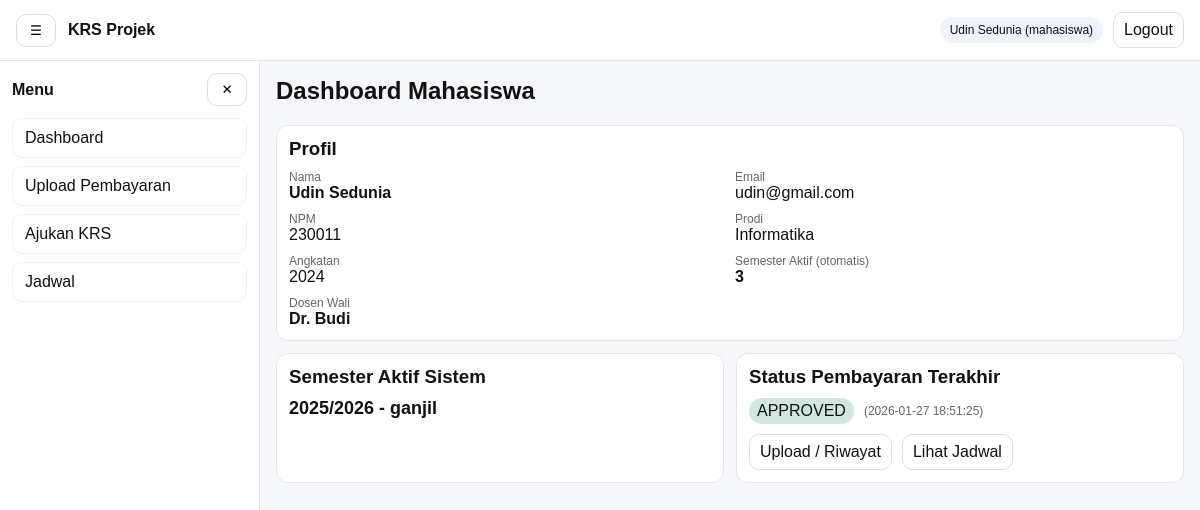
/mahasiswa/index.php (signed in), run on the app's committed database.
### tables this page shows
CREATE TABLE `mahasiswa` (
  `id` int(11) NOT NULL,
  `user_id` int(11) NOT NULL,
  `npm` varchar(30) NOT NULL,
  `prodi` varchar(120) NOT NULL,
  `semester_aktif` tinyint(3) UNSIGNED NOT NULL DEFAULT 1,
  `angkatan` year(4) NOT NULL,
  `dosen_wali_id` int(11) DEFAULT NULL,
  `no_hp` varchar(30) DEFAULT NULL,
  `alamat` text DEFAULT NULL,
  `created_at` timestamp NOT NULL DEFAULT current_timestamp(),
  `updated_at` timestamp NULL DEFAULT NULL ON UPDATE current_timestamp()
);

CREATE TABLE `users` (
  `id` int(11) NOT NULL,
  `name` varchar(120) NOT NULL,
  `email` varchar(120) NOT NULL,
  `role` enum('admin','mahasiswa','dosen') NOT NULL,
  `password_hash` varchar(255) NOT NULL,
  `created_at` timestamp NOT NULL DEFAULT current_timestamp()
);

CREATE TABLE `semester` (
  `id` int(11) NOT NULL,
  `nama` varchar(50) NOT NULL,
  `periode` enum('ganjil','genap') NOT NULL DEFAULT 'ganjil',
  `is_active` tinyint(1) NOT NULL DEFAULT 0,
  `created_at` timestamp NOT NULL DEFAULT current_timestamp(),
  `opened_at` datetime DEFAULT NULL,
  `closed_at` datetime DEFAULT NULL
);

CREATE TABLE `pembayaran` (
  `id` int(11) NOT NULL,
  `user_id` int(11) NOT NULL,
  `file_path` varchar(255) NOT NULL,
  `status` enum('pending','approved','rejected') NOT NULL DEFAULT 'pending',
  `created_at` timestamp NOT NULL DEFAULT current_timestamp()
);

### includes/auth.php (called while the page is built, shortened)
<?php
require_once __DIR__ . '/db.php';
require_once __DIR__ . '/functions.php';
function auth_user(): ?array {
  return $_SESSION['user'] ?? null;
}

### includes/functions.php (called while the page is built, shortened)
<?php
function e(?string $str): string {
  return htmlspecialchars((string)$str, ENT_QUOTES, 'UTF-8');
}
function url(string $path = ''): string {
  $path = ltrim($path, '/');
  return APP_URL . ($path ? '/' . $path : '');
}
function get_active_semester(PDO $pdo): ?array {
  $st = $pdo->query("SELECT id, nama, periode FROM semester WHERE is_active=1 LIMIT 1");
  $row = $st->fetch();
  return $row ?: null;
}

### mahasiswa/index.php (the view, shortened to what this page needs)
<?php
require_once __DIR__ . '/../includes/auth.php';
require_once __DIR__ . '/../includes/db.php';
require_once __DIR__ . '/../includes/functions.php';
$pdo = db();
$u = auth_user();
$userId = (int)($u['id'] ?? 0);
function badge(string $s): string {
  $s = strtolower($s);
  return match ($s) {
    'pending' => '<span style="padding:4px 8px;border-radius:999px;background:#fff3cd;">PENDING</span>',
    'approved' => '<span style="padding:4px 8px;border-radius:999px;background:#d1e7dd;">APPROVED</span>',
    'rejected' => '<span style="padding:4px 8px;border-radius:999px;background:#f8d7da;">REJECTED</span>',
    default => '<span style="padding:4px 8px;border-radius:999px;background:#e8f0fe;">'.e($s).'</span>',
  };
}
$profile = [];
$activeSemester = null;
$latestPayment = null;
try {
  $st = $pdo->prepare("
    SELECT
      m.npm, m.prodi, m.semester_aktif, m.angkatan,
      uw.name AS dosen_wali_nama
    FROM mahasiswa m
    LEFT JOIN dosen dw ON dw.id = m.dosen_wali_id
    LEFT JOIN users uw ON uw.id = dw.user_id
    WHERE m.user_id = ?
    LIMIT 1
  ");
  $st->execute([$userId]);
  $profile = $st->fetch() ?: [];
  $activeSemester = get_active_semester($pdo);
  $st = $pdo->prepare("
    SELECT id, status, created_at
    FROM pembayaran
    WHERE user_id = ?
    ORDER BY created_at DESC
    LIMIT 1
  ");
  $st->execute([$userId]);
  $latestPayment = $st->fetch() ?: null;
} catch (Throwable $e) {
  if (APP_DEBUG) flash_set('global', 'DB error: '.$e->getMessage(), 'warning');
}
?>
<?php include __DIR__ . '/../partials/header.php'; ?>
<?php include __DIR__ . '/../partials/navbar.php'; ?>
<div class="layout">
  <?php include __DIR__ . '/../partials/sidebar.php'; ?>
  <main class="content">
    <h2 style="margin-top:0;">Dashboard Mahasiswa</h2>
    <section style="background:#fff;border:1px solid #e6e6e6;border-radius:12px;padding:12px;margin-top:12px;">
      <h3 style="margin:0 0 10px;">Profil</h3>
      <div style="display:grid;grid-template-columns:repeat(2,minmax(0,1fr));gap:10px;">
        <div><div style="font-size:12px;color:#666;">Nama</div><div><b><?= e($u['name'] ?? '-') ?></b></div></div>
        <div><div style="font-size:12px;color:#666;">Email</div><div><?= e($u['email'] ?? '-') ?></div></div>
        <div><div style="font-size:12px;color:#666;">NPM</div><div><?= e((string)($profile['npm'] ?? '-')) ?></div></div>
        <div><div style="font-size:12px;color:#666;">Prodi</div><div><?= e((string)($profile['prodi'] ?? '-')) ?></div></div>
        <div><div style="font-size:12px;color:#666;">Angkatan</div><div><?= e((string)($profile['angkatan'] ?? '-')) ?></div></div>
        <div><div style="font-size:12px;color:#666;">Semester Aktif (otomatis)</div><div><b><?= e((string)($profile['semester_aktif'] ?? '-')) ?></b></div></div>
        <div style="grid-column:1 / -1;">
          <div style="font-size:12px;color:#666;">Dosen Wali</div>
          <div><?= $profile['dosen_wali_nama'] ? '<b>'.e($profile['dosen_wali_nama']).'</b>' : '<span style="color:#666;">Belum diset oleh admin</span>' ?></div>
        </div>
      </div>
    </section>
    <div style="display:grid;grid-template-columns:repeat(2,minmax(0,1fr));gap:12px;margin-top:12px;">
      <section style="background:#fff;border:1px solid #e6e6e6;border-radius:12px;padding:12px;">
        <h3 style="margin:0 0 10px;">Semester Aktif Sistem</h3>
        <div style="margin-top:8px;font-size:18px;font-weight:700;">
          <?= $activeSemester ? e($activeSemester['nama'].' - '.$activeSemester['periode']) : '-' ?>
        </div>
      </section>
      <section style="background:#fff;border:1px solid #e6e6e6;border-radius:12px;padding:12px;">
        <h3 style="margin:0 0 10px;">Status Pembayaran Terakhir</h3>
        <?php if (!$latestPayment): ?>
          <div style="color:#666;">Belum ada upload bukti pembayaran.</div>
        <?php else: ?>
          <div style="display:flex;gap:10px;align-items:center;flex-wrap:wrap;">
            <?= badge((string)$latestPayment['status']) ?>
            <span style="color:#666;font-size:12px;">(<?= e((string)$latestPayment['created_at']) ?>)</span>
          </div>
        <?php endif; ?>
        <div style="margin-top:10px;display:flex;gap:10px;flex-wrap:wrap;">
          <a class="btn" href="<?= e(url('mahasiswa/pembayaran/upload.php')) ?>">Upload / Riwayat</a>
          <a class="btn" href="<?= e(url('mahasiswa/jadwal/index.php')) ?>">Lihat Jadwal</a>
        </div>
      </section>
    </div>
  </main>
</div>
<?php include __DIR__ . '/../partials/footer.php'; ?>

### assets/css/style.css (style rules this page uses)
* { box-sizing: border-box; }
body { margin: 0; font-family: Arial, sans-serif; background:#f6f7fb; color:#111; }
a { text-decoration: none; color: inherit; }
.btn, .btn-icon { border:1px solid #ddd; background:#fff; border-radius:10px; padding:8px 10px; cursor:pointer; }
.layout { display:flex; min-height: calc(100vh - 56px); }
.content { flex:1; padding: 16px; }

### data on the page
mahasiswa: npm "230011", prodi "Informatika", angkatan "2024", semester_aktif "3", users.name "Dr. Budi"
semester: nama+periode "2025/2026 - ganjil"
pembayaran: status "APPROVED", created_at "2026-01-27 18:51:25"

### other printed values
APP_NAME "KRS Projek"
$u['name'] "Udin Sedunia"
$u['role'] "mahasiswa"
$it['label'] "Dashboard"
$it['label'] "Upload Pembayaran"
$it['label'] "Ajukan KRS"
$it['label'] "Jadwal"
$u['email'] "udin@gmail.com"
